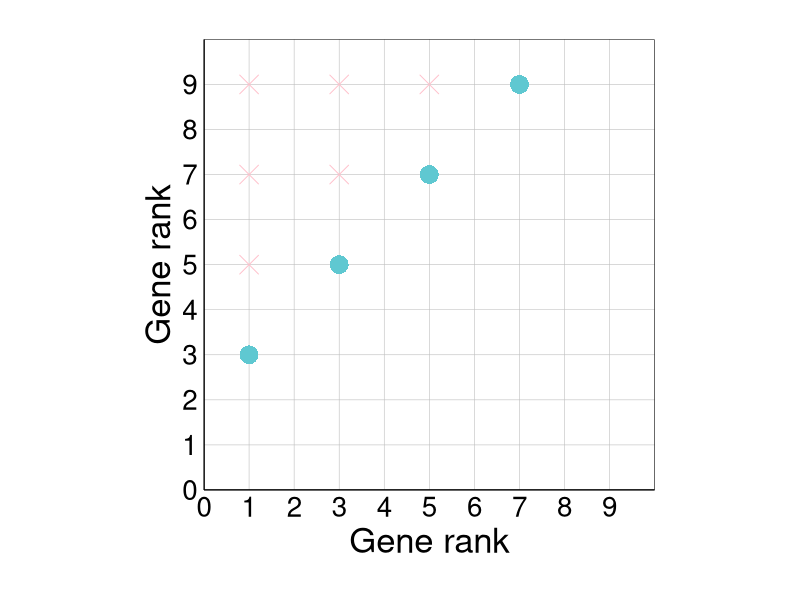
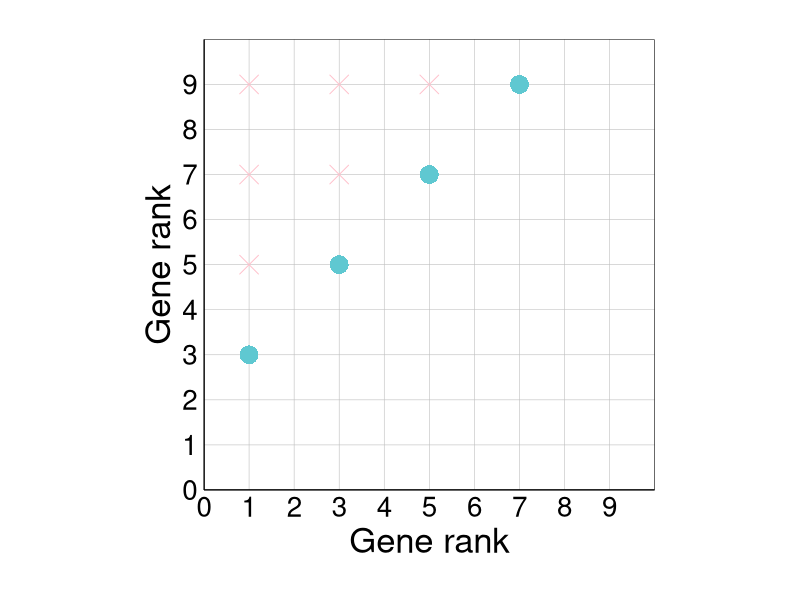

Source code (R) for these figures, in order:

i_vals <- seq(1, 9, by = 2)  # 1, 3, 5, 7, 9
x <- c()
y <- c()

for (i in i_vals) {
  for (j in i_vals) {
    if (j > i) {
      x <- c(x, i)
      y <- c(y, j)
    }
  }
}

df <- data.frame(x = x, y = y)

highlight_points <- data.frame(
  x = c(1, 3, 5, 7),
  y = c(3, 5, 7, 9)
)


df$highlight <- ifelse(
  paste(df$x, df$y) %in% paste(highlight_points$x, highlight_points$y),
  "highlight", "normal"
)

library(ggplot2)

p <- ggplot(df, aes(x = x, y = y)) +
  geom_point(aes(color = highlight, shape = highlight), size = 6) +
  scale_color_manual(values = c("highlight" = "#5FC8D1", "normal" = "#FFC0CB"), guide = FALSE) +
  scale_shape_manual(values = c("highlight" = 16, "normal" = 4), guide = FALSE) +
  
  scale_x_continuous(
    limits = c(0, 10),
    breaks = seq(0, 9, by = 1),
    name = "Gene rank",
    expand = expansion(mult = 0)
  ) +
  scale_y_continuous(
    limits = c(0, 10),
    breaks = seq(0, 9, by = 1),
    name = "Gene rank",
    expand = expansion(mult = 0)
  ) +
  
  theme_minimal() +
  theme(
    axis.title = element_text(size = 25),
    axis.text = element_text(size = 20, color = "black"),
    axis.line.x = element_line(color = "black", linewidth = 0.4),
    axis.line.y = element_line(color = "black", linewidth = 0.4),
    panel.grid.major = element_line(linewidth = 0.2, color = "gray"),
    panel.grid.minor = element_blank(),
    plot.margin = margin(1, 1, 1, 1, "cm"),
    
    panel.border = element_rect(color = "black", fill = NA, linewidth = 0.4)
  ) +
  
  coord_fixed(ratio = 1)

ggsave('class_dot.pdf', plot = p, width = 10, height = 10, dpi = 300)
print(p)
